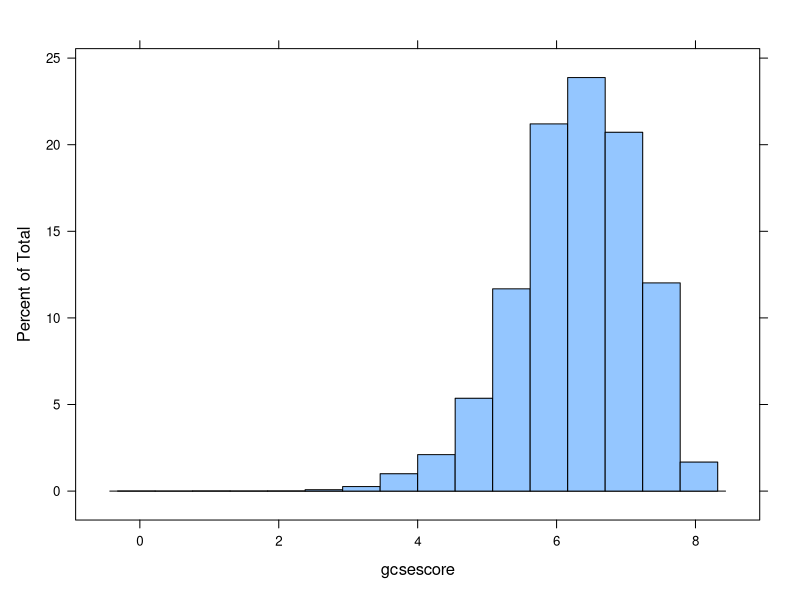
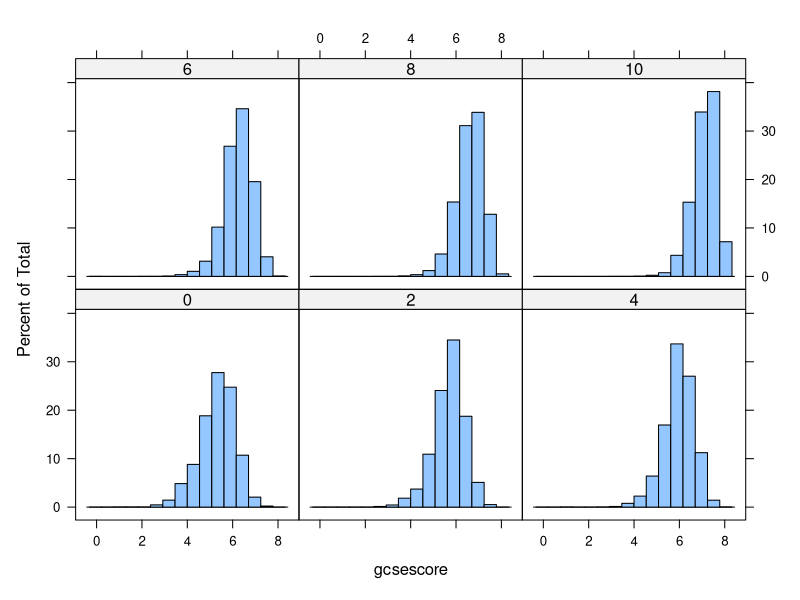
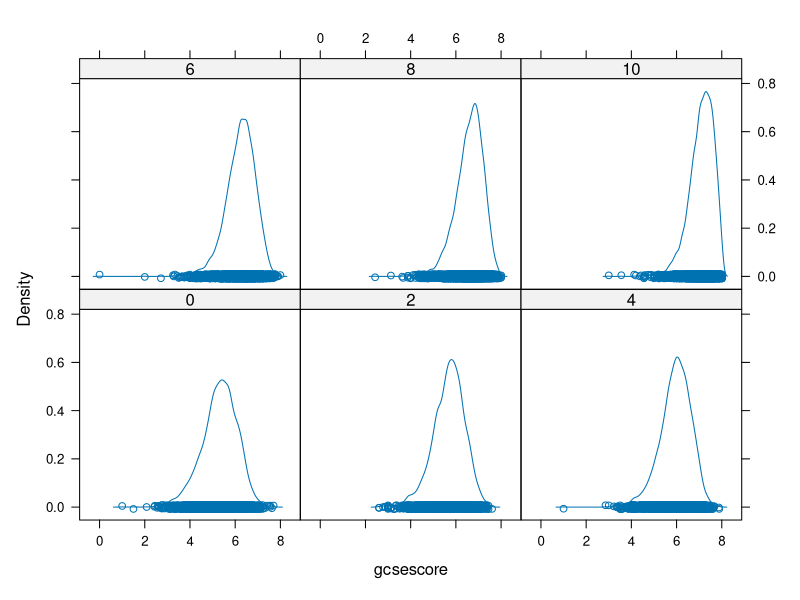
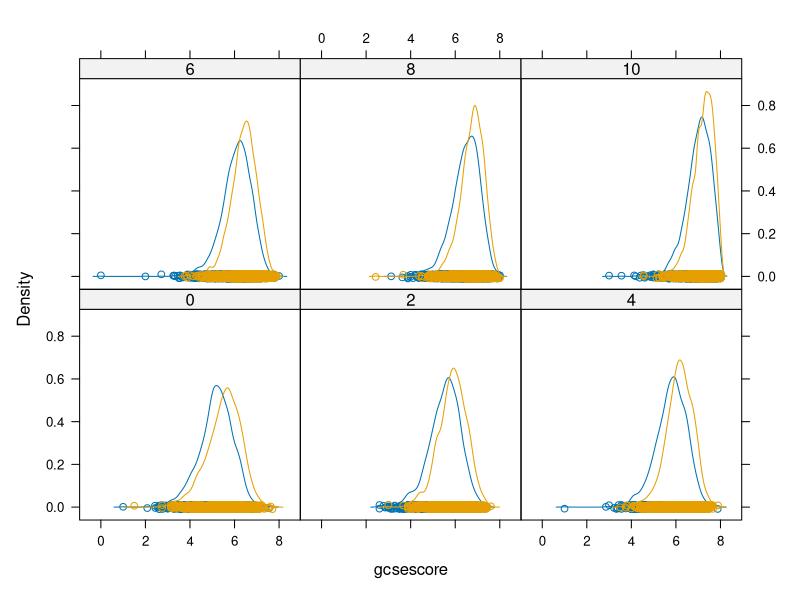
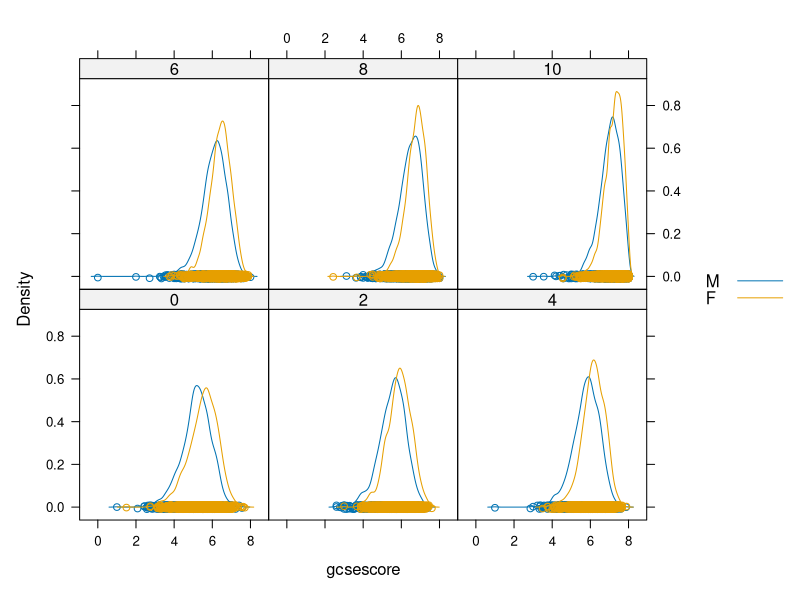
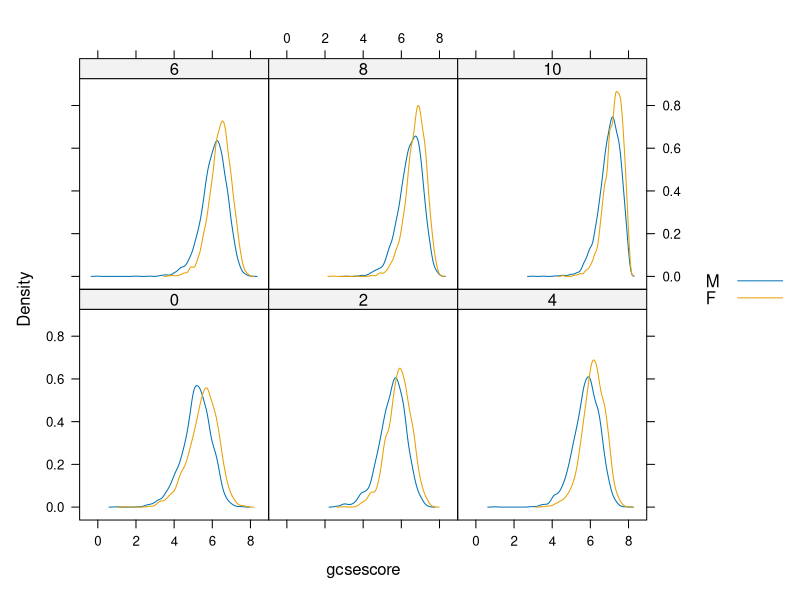
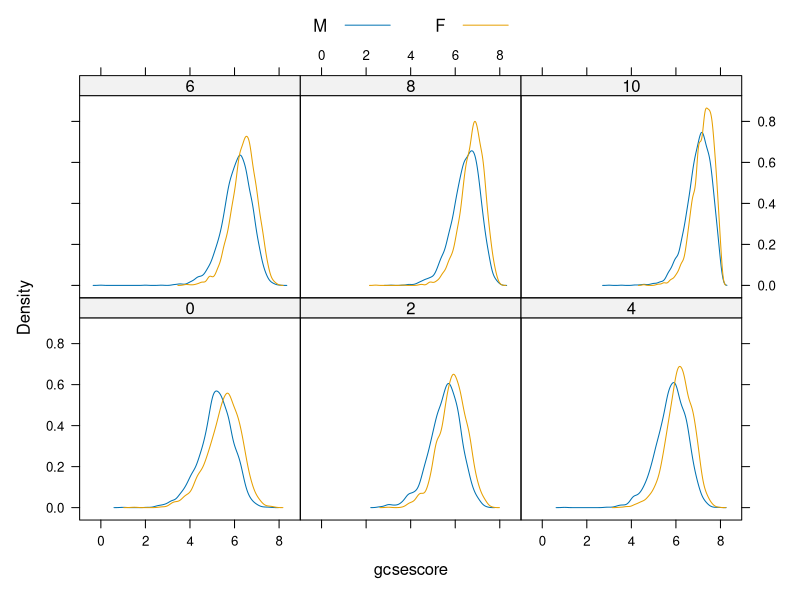
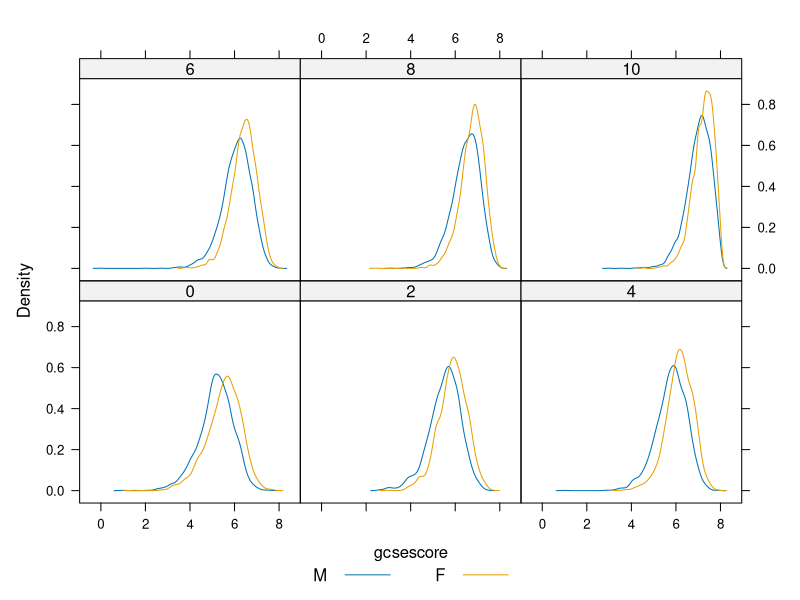

Write R code to recreate these figures, in order. (Note: this script raises an error after producing the figures.)
## Load a data set
data(Chem97,package="mlmRev")
head(Chem97)

## Simple histogram
library(lattice)
histogram(~gcsescore,Chem97)

## Histograms conditional on a categorical variable
histogram(~gcsescore|factor(score),Chem97)

## Conditioned plots of kernel density estimates
densityplot(~gcsescore|factor(score),Chem97)

## Conditioned and grouped density plots
densityplot(~gcsescore|factor(score),Chem97,groups=gender)

## Add a legend with the auto.key argument
densityplot(~gcsescore|factor(score),Chem97,groups=gender,auto.key=list())

## Hide the actual points with the plot.points argument
densityplot(~gcsescore|factor(score),Chem97,groups=gender,auto.key=list(),plot.points=FALSE)

## Legend layout with the columns argument
densityplot(~gcsescore|factor(score),Chem97,groups=gender,auto.key=list(columns=2),plot.points=FALSE)

## Legend positioning with the space argument
densityplot(~gcsescore|factor(score),Chem97,groups=gender,auto.key=list(columns=2,space="bottom"),plot.points=FALSE)

## Show all default settings
show.settings()

## Show settings good for printout
show.settings(standard.theme(color=FALSE))

## Change the settings
br <- simpleTheme(col=c("black","red"))
show.settings(rb)

## Change group colors with par.settings
densityplot(~gcsescore|factor(score),Chem97,groups=gender,auto.key=list(columns=2,space="bottom"),par.settings=br)

## Load a tabular data set
print(VADeaths)

## Convert to data frame to work with lattice
vad <- as.data.frame.table(VADeaths)
names(vad) <- c("age","demographic","deaths")
head(vad)

## Plot using bars
barchart(age~deaths|demographic,vad)

## Set the bar origin to 0 (less confusing)
barchart(age~deaths|demographic,vad,origin=0)

## Arrange the plots vertically to facilitate comparison
barchart(age~deaths|demographic,vad,layout=c(1,4),origin=0)

## Dotplots also work well for these data
dotplot(age~deaths|demographic,vad,layout=c(1,4))

## Connect the dots with the "o" type
dotplot(age~deaths|demographic,vad,layout=c(1,4),type="o")

## Use grouping instead of conditioning to facilitate comparison
dotplot(age~deaths,vad,groups=demographic)

## Plots can be saved as R objects
dots <- dotplot(age~deaths,vad,groups=demographic)
dots

## Saved plots can be updated later
dots2 <- update(dots,type="o")
dots2

## Add a confusing legend ... how to label better?
update(dots2,auto.key=list())

## Load some earthquake measurements
data(Earthquake,package="nlme")
head(Earthquake)

## Scatterplot with xyplot
xyplot(accel~distance,Earthquake)

## Log scales with scales argument
xyplot(accel~distance,Earthquake,scales=list(log=TRUE))

## Type "p" is the default
xyplot(accel~distance,Earthquake,scales=list(log=TRUE),type=c("p"))

## Type "g" adds a grid
xyplot(accel~distance,Earthquake,scales=list(log=TRUE),type=c("p","g"))

## Type "smooth" adds a smooth line
xyplot(accel~distance,Earthquake,scales=list(log=TRUE),type=c("p","g","smooth"))

## Add some labels
xyplot(accel~distance,Earthquake,scales=list(log=TRUE),type=c("p","g","smooth"),xlab="Distance from epicenter (km)",ylab="Maximum horizontal acceleration (g)",main="Larger quakes are felt closer to the epicenter",sub="Data on log scale")

## Make some 3d data
x <- seq(pi/4, 5 * pi, length.out = 100)
y <- seq(pi/4, 5 * pi, length.out = 100)
r <- as.vector(sqrt(outer(x^2, y^2, "+")))
grid <- expand.grid(x=x, y=y)
grid$z <- cos(r^2) * exp(-r/(pi^3))
head(grid)

## Plot 3 categorical variables using color
levelplot(z~x*y,grid)

## Add more levels to the color scale
levelplot(z~x*y,grid,cuts=50)

## Use a different color scale
my.colors <- sapply(0:100,function(l)hcl(l=l))
levelplot(z~x*y,grid,cuts=50,col.regions=my.colors)

## Data in matrix form of volcano heights
dim(volcano)
volcano[1:5,1:5]

## Plot volcano elevations in a matrix using color
levelplot(volcano,col.regions=my.colors)

## Use 3d wireframe plots
wireframe(volcano,drape=TRUE,col.regions=my.colors)

## Combine plots using latticeExtra
library(latticeExtra)
trellis.par.set(regions=list(col=my.colors))
c(wireframe(volcano,drape=TRUE),levelplot(volcano))

## Box and whisker plots
bwplot(gcsescore~gender|factor(score),Chem97,layout=c(6,1))

## Compare the distribution (sample quantiles) of 2 variables
qq(gender~gcsescore|factor(score),Chem97)

## Force aspect ratio to be equal
qq(gender~gcsescore|factor(score),Chem97,aspect=1)

## Determine the normality of a variable
qqmath(~gcsescore,Chem97,groups=gender,auto.key=list(space="right"))

## Only plot 100 probability points (faster)
qqmath(~gcsescore,Chem97,groups=gender,auto.key=list(space="right"),f.value=ppoints(100))

## Use lines instead of points ... legend?
qqmath(~gcsescore,Chem97,groups=gender,auto.key=list(space="right"),f.value=ppoints(100),type="l")

## Change legend appearance
qqmath(~gcsescore,Chem97,groups=gender,auto.key=list(lines=TRUE,points=FALSE,space="right"),f.value=ppoints(100),type="l")

## Longitudinal data
data(BodyWeight,package="nlme")
head(BodyWeight)

## Even more confusing legend
xyplot(weight~Time|Diet,BodyWeight,groups=Rat,type='l',layout=c(3,1),auto.key=list(space="right"))
